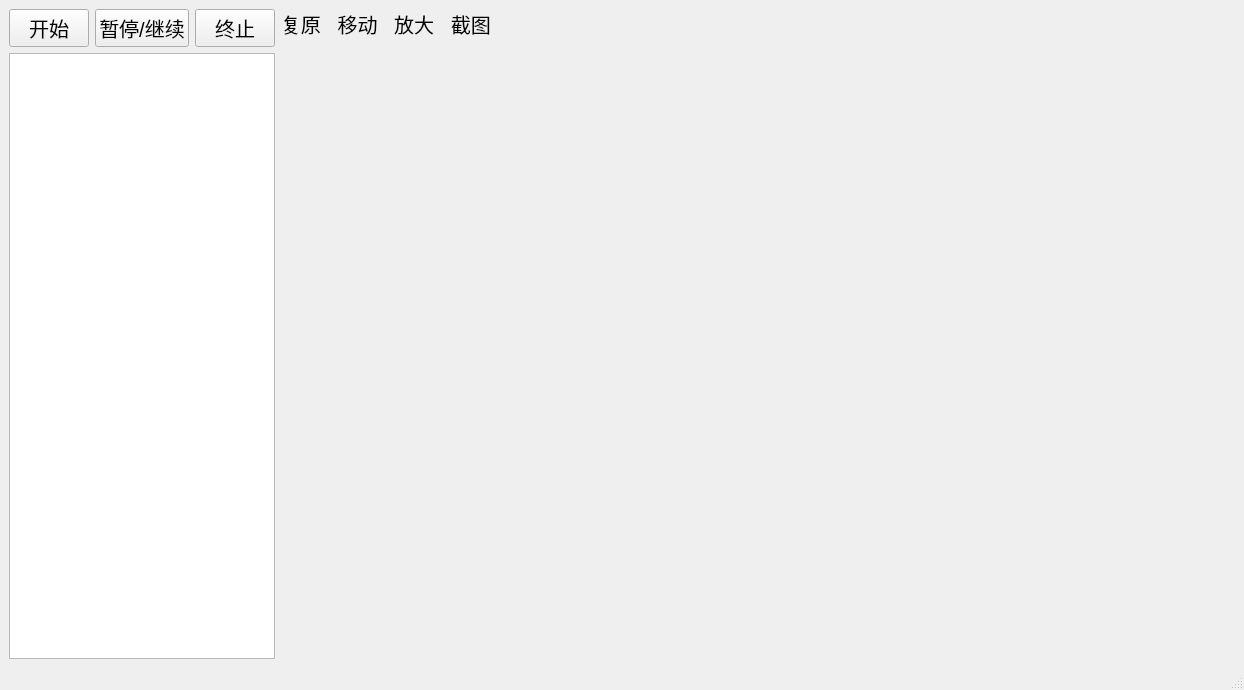
<?xml version="1.0" encoding="UTF-8"?>
<ui version="4.0">
 <class>MainWindow</class>
 <widget class="QMainWindow" name="MainWindow">
  <property name="geometry">
   <rect>
    <x>0</x>
    <y>0</y>
    <width>1244</width>
    <height>690</height>
   </rect>
  </property>
  <property name="windowTitle">
   <string>时延曲线显示</string>
  </property>
  <widget class="QWidget" name="centralwidget">
   <layout class="QGridLayout" name="gridLayout">
    <item row="0" column="0">
     <layout class="QHBoxLayout" name="horizontalLayout_2" stretch="1,4">
      <item>
       <layout class="QVBoxLayout" name="verticalLayout" stretch="1,10">
        <property name="sizeConstraint">
         <enum>QLayout::SetNoConstraint</enum>
        </property>
        <item>
         <layout class="QHBoxLayout" name="horizontalLayout">
          <property name="sizeConstraint">
           <enum>QLayout::SetNoConstraint</enum>
          </property>
          <item>
           <widget class="QPushButton" name="displayButton">
            <property name="font">
             <font>
              <pointsize>15</pointsize>
             </font>
            </property>
            <property name="text">
             <string>开始</string>
            </property>
           </widget>
          </item>
          <item>
           <widget class="QPushButton" name="pauseButton">
            <property name="font">
             <font>
              <pointsize>15</pointsize>
             </font>
            </property>
            <property name="text">
             <string>暂停/继续</string>
            </property>
           </widget>
          </item>
          <item>
           <widget class="QPushButton" name="stopButton">
            <property name="font">
             <font>
              <pointsize>15</pointsize>
             </font>
            </property>
            <property name="text">
             <string>终止</string>
            </property>
           </widget>
          </item>
         </layout>
        </item>
        <item>
         <widget class="QListWidget" name="listWidgetCheck"/>
        </item>
       </layout>
      </item>
      <item>
       <layout class="QVBoxLayout" name="verticalLayout_2" stretch="15,1">
        <item>
         <layout class="QVBoxLayout" name="appLayout">
          <property name="sizeConstraint">
           <enum>QLayout::SetNoConstraint</enum>
          </property>
         </layout>
        </item>
        <item>
         <widget class="QLabel" name="label">
          <property name="font">
           <font>
            <pointsize>15</pointsize>
           </font>
          </property>
          <property name="text">
           <string>复原   移动   放大   截图</string>
          </property>
          <property name="alignment">
           <set>Qt::AlignLeading|Qt::AlignLeft|Qt::AlignTop</set>
          </property>
         </widget>
        </item>
       </layout>
      </item>
     </layout>
    </item>
   </layout>
  </widget>
  <widget class="QStatusBar" name="statusbar"/>
 </widget>
 <resources/>
 <connections/>
</ui>
